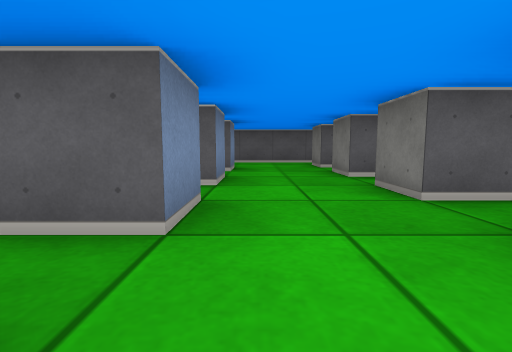
[1] (above)

16 first-person views from a walk through a cub3D ray-caster map. The camera is about half as high as the walls, tilts 6° down and sees 85° across. The floor is counted in squares. Each view is taken from the middle of a square. On the plan, view 1 faces up. The plan holds only what a view shows up to about 9 squares ahead; the rest is blank.

[2]
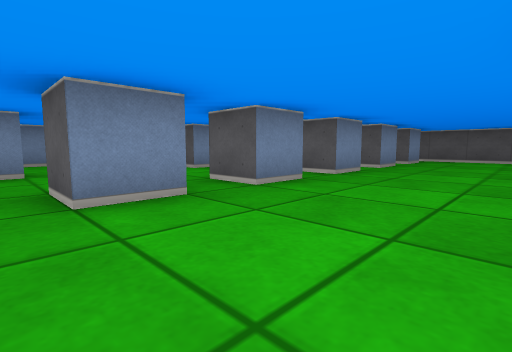

[3]
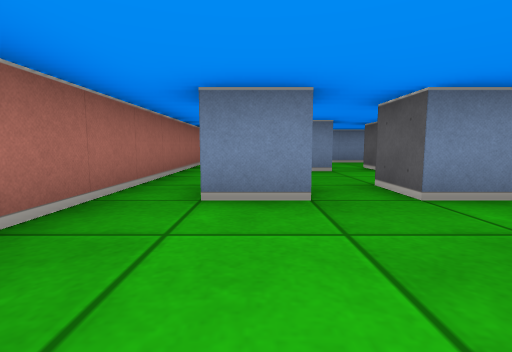

[4]
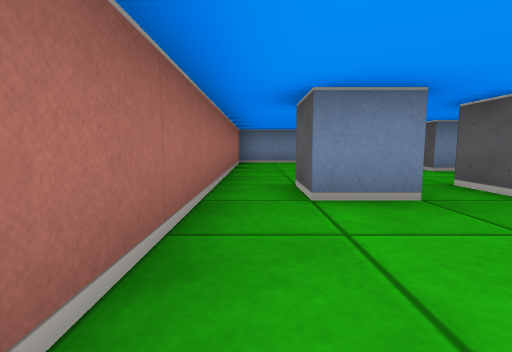

[5]
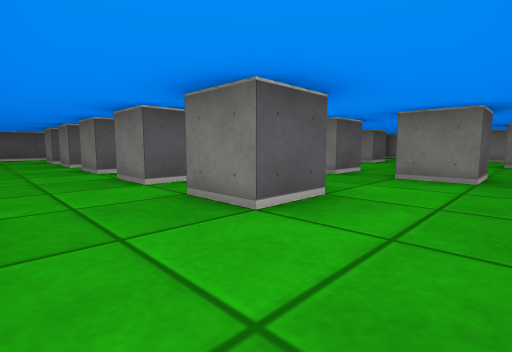

[6]
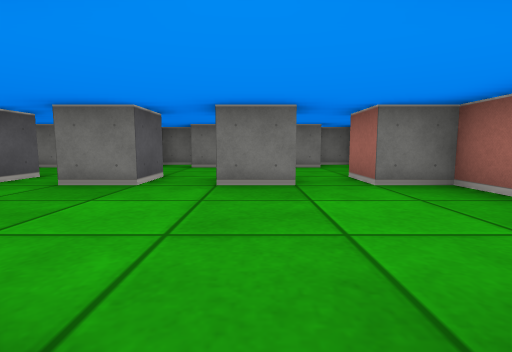

[7]
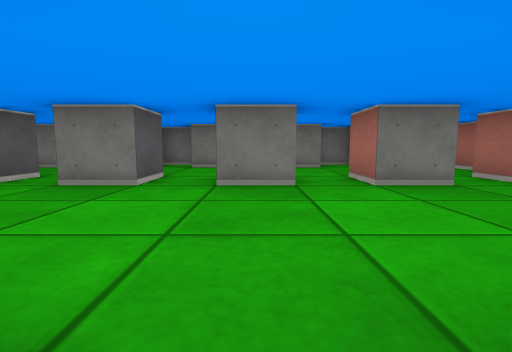

[8]
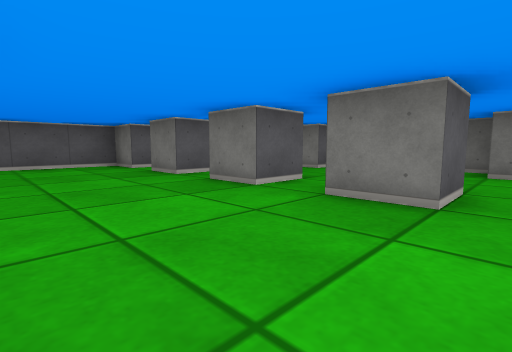

[9]
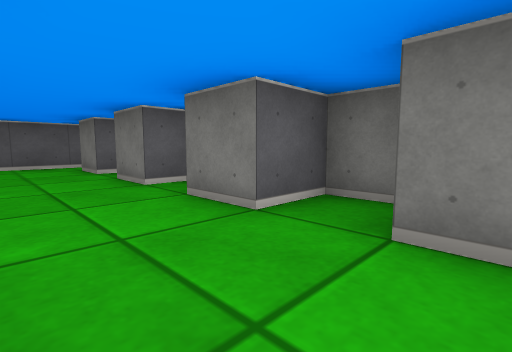

[10]
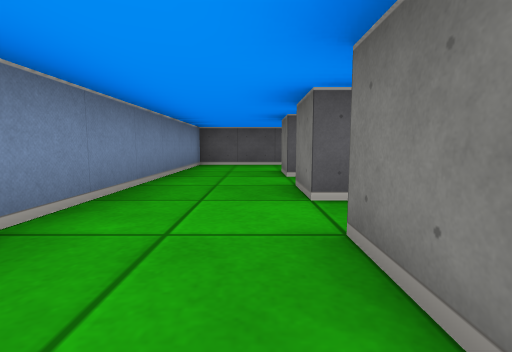

[11]
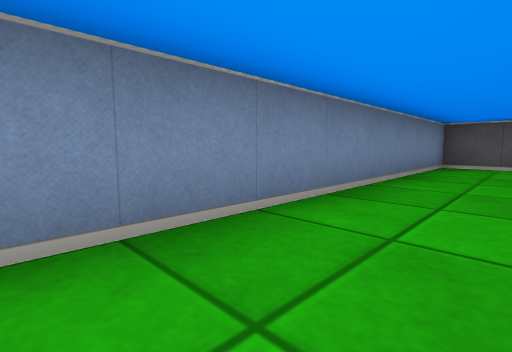

[12]
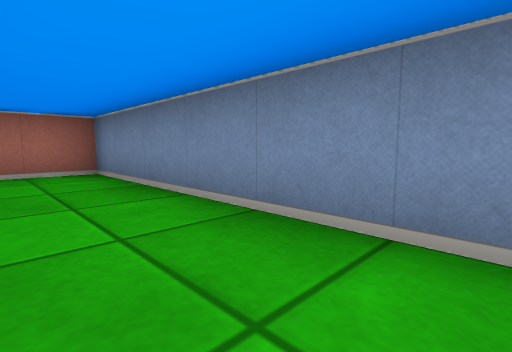

[13]
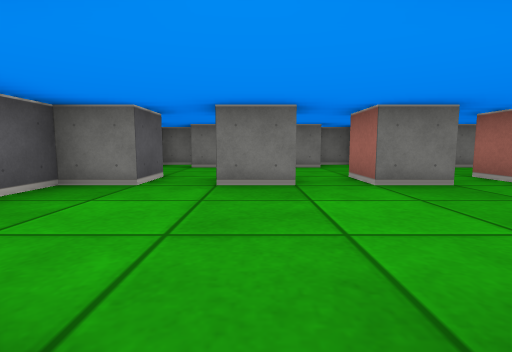

[14]
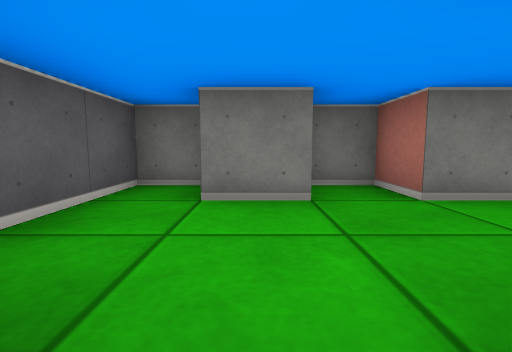

[15]
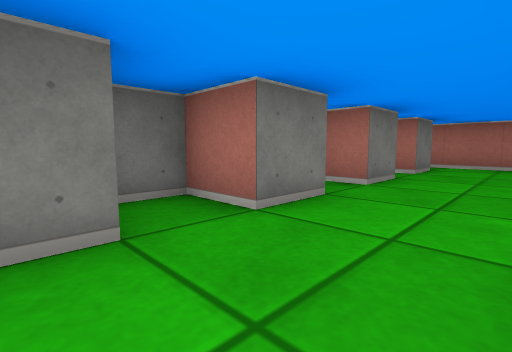

[16]
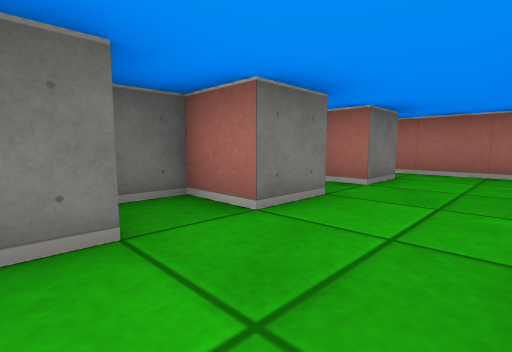

### Floor plan
Points are (right, up) in squares from view 1. A wall is a line through its corners. A room is listed if a view was taken in it or the views show most of it. See-through windows are left out.
Room 1 (views 1, 2, 3, 4, 5, 6, 7, 8, 9, 10, 11, 12, 13, 14, 15, 16)
walls: (2.5, 1.5) (2.5, 0.5) (1.5, 0.5); (2.5, 3.5) (2.5, 2.5) (1.5, 2.5) (1.5, 3.5); (2.5, -0.4) (2.5, -1.5) (1.5, -1.5); (-0.5, 2.5) (-0.5, 1.5) (-1.5, 1.5) (-1.5, 2.5); (2.5, 5.5) (2.5, 4.5) (1.5, 4.5) (1.5, 5.5); (6.6, 1.5) (5.5, 1.5) (5.5, 2.5) (6.5, 2.5); (6.5, 3.5) (5.5, 3.5) (5.5, 4.5) (6.5, 4.5); (-0.5, 0) (-0.5, -0.5) (-1.5, -0.5) (-1.5, 0.5); (-0.5, 4.5) (-0.5, 3.5) (-1.5, 3.5) (-1.5, 4.5); (6.5, -0.5) (5.5, -0.5) (5.5, 0.5); (2.5, -2.4) (2.5, -3.5) (1.5, -3.5) (1.5, -2.5); (6.2, 5.5) (5.5, 5.5) (5.5, 6.5); (-0.5, -1.4) (-0.5, -2); (5.5, -2.6) (5.5, -1.5) (6.5, -1.5); (2.5, 7.5) (2.5, 6.5) (1.5, 6.5) (1.5, 7.5); (-0.4, -2.5) (-1.5, -2.5) (-1.5, -1.5); (-0.5, 6.5) (-0.5, 5.5) (-1.5, 5.5) (-1.5, 6.5); (8.5, 0.4) (8.5, 1.5) (9.5, 1.5) (9.5, 2.5) (8.5, 2.5) (8.5, 3.5); (6.5, 7.5) (5.5, 7.5) (5.5, 8.5) (-3.5, 8.5) (-3.5, -4.5) (5.5, -4.5) (5.5, -3.5) (6.5, -3.5); (8.5, -1.6) (8.5, -0.5) (9.5, -0.5) (9.5, 0.5); (9.1, 4.5) (8.5, 4.5) (8.5, 5.5) (9.5, 5.5) (9.5, 6.4); (9.5, 3.4) (9.5, 4.4); (8.5, 6.4) (8.5, 7.5); (7.1, -4.5) (8.9, -4.5); (8.5, -3.6) (8.5, -2.5) (9.1, -2.5); (9.5, -2.6) (9.5, -1.6); (9.5, 7.6) (9.5, 8.5) (7.2, 8.5); (9.5, -4.6) (9.5, -3.6)

Where each view was taken, in squares from view 1:
view 1: 0 up, 0 right, facing up
view 2: 2 down, 5 right, facing up-left
view 3: 3 down, 5 right, facing left
view 4: 4 down, 5 right, facing left
view 5: 4 down, 3 left, facing up-right
view 6: 2 down, 2 right, facing right
view 7: 0 up, 2 right, facing right
view 8: 1 up, 3 right, facing up-right
view 9: 1 up, 7 right, facing up-right
view 10: 1 up, 2 left, facing up
view 11: 1 up, 2 left, facing up-left
view 12: 1 up, 2 left, facing down-left
view 13: 6 up, 2 right, facing right
view 14: 7 up, 6 right, facing right
view 15: 3 up, 7 right, facing down-right
view 16: 1 up, 7 right, facing down-right
